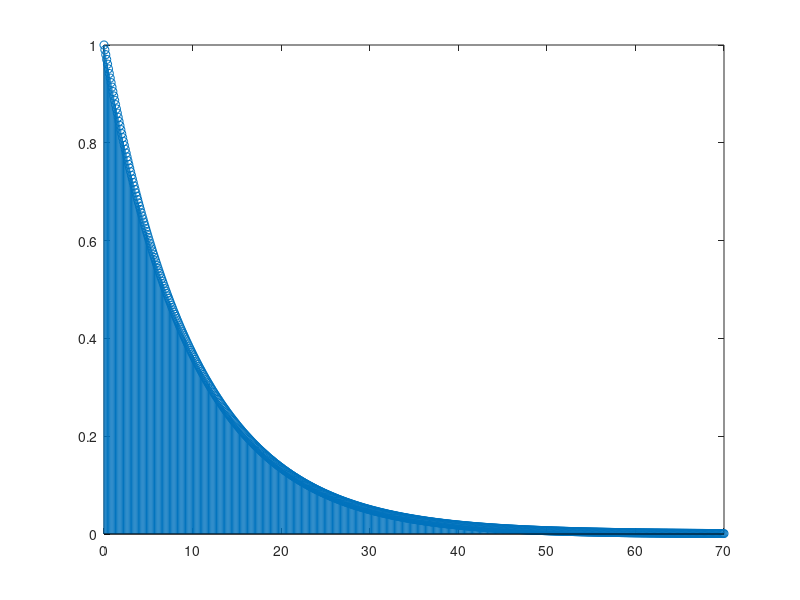
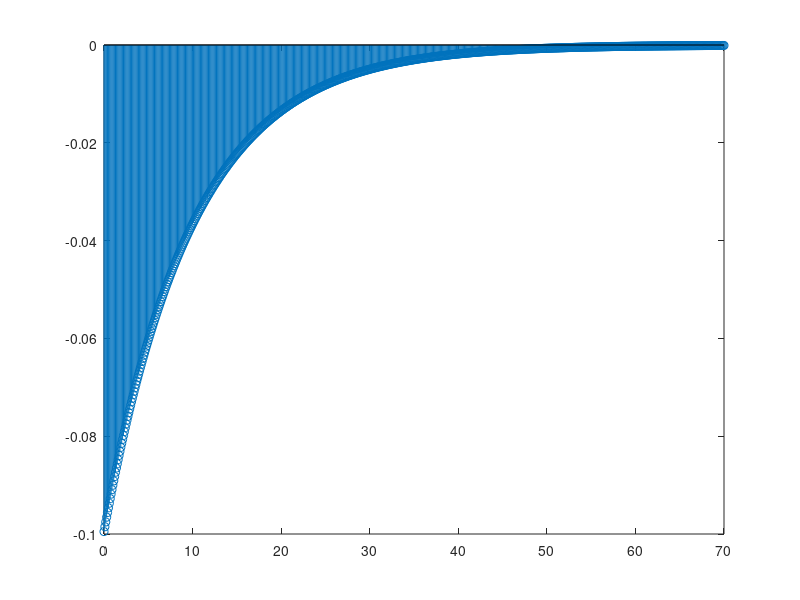

Source code (MATLAB) for these figures, in order:
clear all, close all, clc
% First order model
A = 0;
B = 1;
C = 1;
Ts = 0.1;
sys_c = ss(A,B,C,0);
sys_d = c2d(sys_c,Ts);
Q = 1;
R = 100; % R is 1 saturates the input to 1, R = 100 saturates the input to 0.1, takes 10 times as long
[K,S,e] = dlqr(sys_d.A,sys_d.B,Q,R);
sys_cl = ss(sys_d.A-sys_d.B*K,sys_d.B,sys_d.C,0,Ts);
[y,t,x] = initial(sys_cl,1);
figure()
stem(t,y)
figure()
stem(t,-K*x)